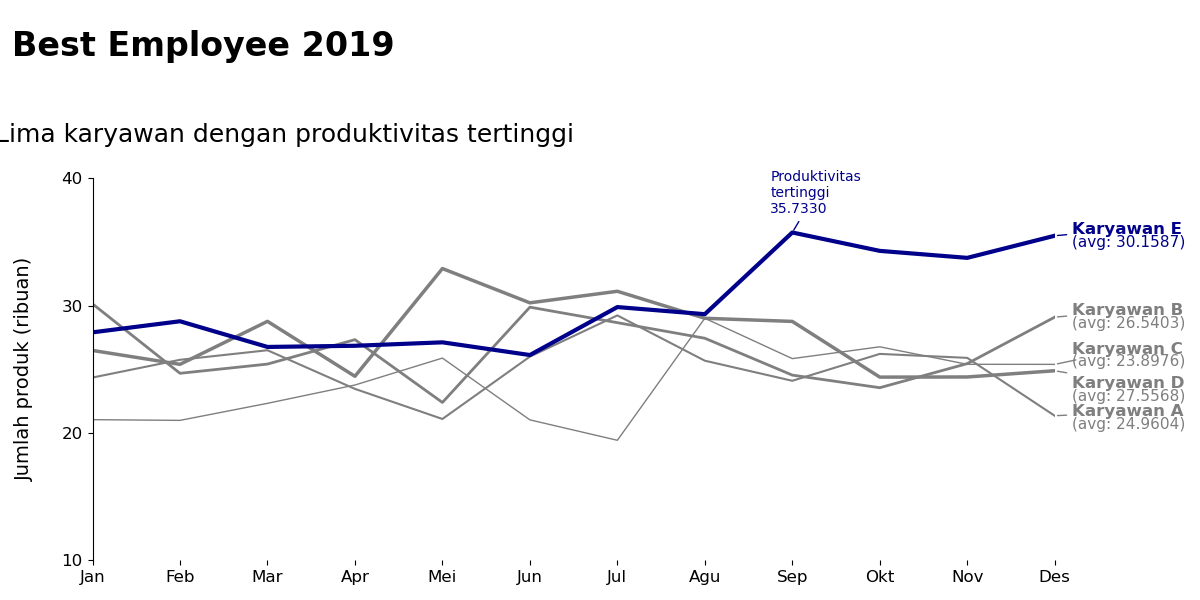

Write Python code to recreate this figure.
import pandas as pd
import matplotlib.pyplot as plt

tabel = pd.read_csv("https://storage.googleapis.com/dqlab-dataset/produktivitas_karyawan.csv", index_col="Bulan") / 1000

fig, ax = plt.subplots(1, 1, figsize=(12, 6))
fig.suptitle("Best Employee 2019", x=0.01, y=0.95, fontsize=24, fontweight="bold", ha="left")
ax.set_title("Lima karyawan dengan produktivitas tertinggi\n", fontsize=18, ha="right")

colors = ["tab:gray", "tab:gray", "tab:gray", "tab:gray", "darkblue"]
line_widths = [ 1.5, 2, 1, 2.5, 3.]
lp = tabel.plot(kind="line", ax=ax, xlim=[0, 11], ylim=[10, 40], color=colors,
                xticks=range(tabel.shape[0]), yticks=[10, 20, 30, 40])

add_lbl_pos = [ 0.3,  0.5, 1.2, -1.0,  0.5]
add_avg_pos = [-0.7, -0.5, 0.2, -2.0, -0.5]
for i, item in enumerate(lp.get_lines()):
    item.set_linewidth(line_widths[i])
    lbl = item.get_label()
    ax.annotate(lbl, (11, tabel.loc["Desember", lbl]),
                (11.2, tabel.loc["Desember", lbl] + add_lbl_pos[i]),
                fontweight="bold", fontsize=12, color=colors[i], va="center",
                arrowprops={"arrowstyle": "-", "color": colors[i]})
    ax.annotate("(avg: %.4f)" % tabel[lbl].mean(), (11, tabel.loc["Desember", lbl]),
                (11.2, tabel.loc["Desember", lbl] + add_avg_pos[i]),
                fontsize=11, color=colors[i], va="center")
highest_prod = tabel["Karyawan E"].max()
ax.annotate("Produktivitas\ntertinggi\n%.4f" % highest_prod,
            (8, highest_prod), (7.75, highest_prod+1.5),
            ha="left", color=colors[-1], arrowprops={"arrowstyle": "-", "color": colors[-1]})
ax.set_xticklabels([item[:3] for item in tabel.index], fontsize=12)
ax.set_yticklabels([str(i) for i in [10, 20, 30, 40]], fontsize=12)
ax.set_xlabel("")
ax.set_ylabel("Jumlah produk (ribuan)\n", fontsize=14)
ax.spines["top"].set_color("none")
ax.spines["right"].set_color("none")
ax.spines["bottom"].set_color("none")
ax.get_legend().remove()
plt.tight_layout(rect=(0,0,1,0.90))
plt.show()
